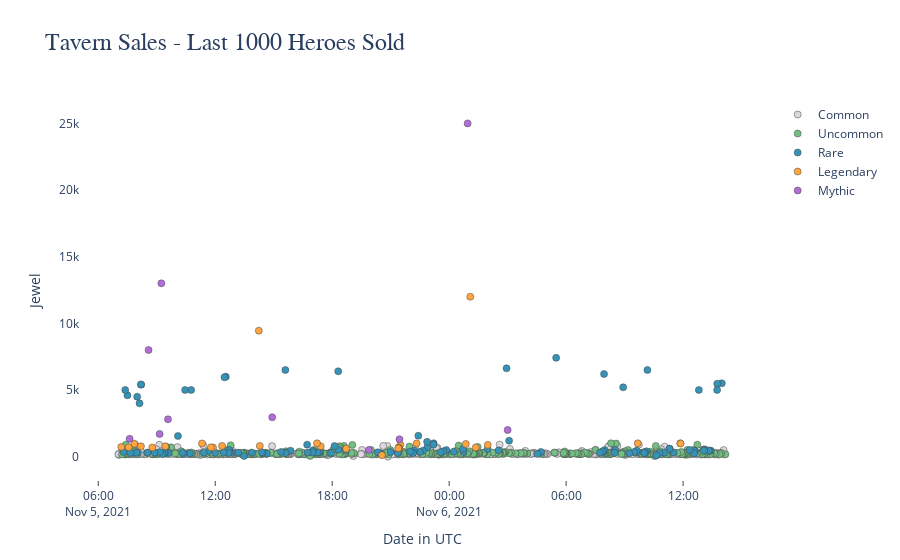

Here is the notebook cell this chart was saved with:
### Code cell
fig = go.Figure()

#px.scatter(warriorC, x="timeStamp", y="soldPrice",
#                 hover_name="id", hover_data={'rarity'})])

fig.add_trace(go.Scatter(x=warriorC.timeStamp, y=warriorC.soldPrice, mode='markers', name='Common',
                        hovertemplate =
    '<b>ID</b>: %{text}<br>' +
    '<b>Price</b>: %{y} Jewels'+
    '<br><b>Sold At</b>: %{x} UTC<br><extra></extra>',
     text = warriorC['id'] + '<br>' + 
            '<b>Rarity</b>: ' + warriorC['rarity'] + '<br>' + 
            '<b>Generation</b>: ' + warriorC['generation'] + '<br>' + '<br>' + 
            '<b>Main Class</b>: ' + warriorC['mainClass'] + '<br>' +
            '<b>Sub Class</b>: ' + warriorC['subClass'] + '<br>' + 
            '<b>Primary Boost</b>: ' + warriorC['statBoost1'] + '<br>' +
            '<b>Secondary Boost</b>: ' + warriorC['statBoost2'] + '<br>' + 
            '<b>Profession</b>: ' + warriorC['profession']+ '<br>',
     marker = dict(color='rgba(219, 217, 222, 1)', size=7)
     
            ))

fig.add_trace(go.Scatter(x=warriorU.timeStamp, y=warriorU.soldPrice, mode='markers', name='Uncommon',
                        hovertemplate =
    '<b>ID</b>: %{text}<br>' +
    '<b>Price</b>: %{y} Jewels'+
    '<br><b>Sold At</b>: %{x} UTC<br><extra></extra>',
     text = warriorU['id'] + '<br>' + 
            '<b>Rarity</b>: ' + warriorU['rarity'] + '<br>' +
            '<b>Generation</b>: ' + warriorU['generation'] + '<br>' + '<br>' + 
            '<b>Main Class</b>: ' + warriorU['mainClass'] + '<br>' +
            '<b>Sub Class</b>: ' + warriorU['subClass'] + '<br>' + 
            '<b>Primary Boost</b>: ' + warriorU['statBoost1'] + '<br>' +
            '<b>Secondary Boost</b>: ' + warriorU['statBoost2'] + '<br>' + 
            '<b>Profession</b>: ' + warriorU['profession']+ '<br>',
     marker = dict(color='rgba(115, 191, 131, 1)', size=7)
            ))

fig.add_trace(go.Scatter(x=warriorR.timeStamp, y=warriorR.soldPrice, mode='markers', name='Rare',
                        hovertemplate =
    '<b>ID</b>: %{text}<br>' +
    '<b>Price</b>: %{y} Jewels'+
    '<br><b>Sold At</b>: %{x} UTC<br><extra></extra>',
     text = warriorR['id'] + '<br>' + 
            '<b>Rarity</b>: ' + warriorR['rarity'] + '<br>' +
            '<b>Generation</b>: ' + warriorR['generation'] + '<br>' + '<br>' + 
            '<b>Main Class</b>: ' + warriorR['mainClass'] + '<br>' +
            '<b>Sub Class</b>: ' + warriorR['subClass'] + '<br>' + 
            '<b>Primary Boost</b>: ' + warriorR['statBoost1'] + '<br>' +
            '<b>Secondary Boost</b>: ' + warriorR['statBoost2'] + '<br>' + 
            '<b>Profession</b>: ' + warriorR['profession']+ '<br>',
    marker = dict(color='rgba(53, 147, 183, 1)', size=7)
            ))

fig.add_trace(go.Scatter(x=warriorL.timeStamp, y=warriorL.soldPrice, mode='markers', name='Legendary',
                        hovertemplate =
    '<b>ID</b>: %{text}<br>' +
    '<b>Price</b>: %{y} Jewels'+
    '<br><b>Sold At</b>: %{x} UTC<br><extra></extra>',
     text = warriorL['id'] + '<br>' + 
            '<b>Rarity</b>: ' + warriorL['rarity'] + '<br>' +
            '<b>Generation</b>: ' + warriorL['generation'] + '<br>' + '<br>' + 
            '<b>Main Class</b>: ' + warriorL['mainClass'] + '<br>' +
            '<b>Sub Class</b>: ' + warriorL['subClass'] + '<br>' + 
            '<b>Primary Boost</b>: ' + warriorL['statBoost1'] + '<br>' +
            '<b>Secondary Boost</b>: ' + warriorL['statBoost2'] + '<br>' + 
            '<b>Profession</b>: ' + warriorL['profession']+ '<br>',
    marker = dict(color='rgba(255, 164, 62, 1)', size=7)
            ))

fig.add_trace(go.Scatter(x=warriorM.timeStamp, y=warriorM.soldPrice, mode='markers', name='Mythic',
                        hovertemplate =
    '<b>ID</b>: %{text}<br>' +
    '<b>Price</b>: %{y} Jewels'+
    '<br><b>Sold At</b>: %{x} UTC<br><extra></extra>',
     text = warriorM['id'] + '<br>' + 
            '<b>Rarity</b>: ' + warriorM['rarity'] + '<br>' +
            '<b>Generation</b>: ' + warriorM['generation'] + '<br>' + '<br>' + 
            '<b>Main Class</b>: ' + warriorM['mainClass'] + '<br>' +
            '<b>Sub Class</b>: ' + warriorM['subClass'] + '<br>' + 
            '<b>Primary Boost</b>: ' + warriorM['statBoost1'] + '<br>' +
            '<b>Secondary Boost</b>: ' + warriorM['statBoost2'] + '<br>' + 
            '<b>Profession</b>: ' + warriorM['profession']+ '<br>',
    marker = dict(color='rgba(178, 109, 216, 1)', size=7)          
            ))

fig.update_traces(marker=dict(line=dict(width=.5)))
fig.update_layout(title='Tavern Sales - Last 1000 Heroes Sold', 
                  titlefont=dict(family='Arial', size=24),
                  xaxis=dict(showgrid=True, ticks='outside'), 
                  xaxis_title='Date in UTC',
                  yaxis_title='Jewel',
                  plot_bgcolor='white'
                 )

fig.update_xaxes(showspikes=True)
fig.update_yaxes(showspikes=True)
